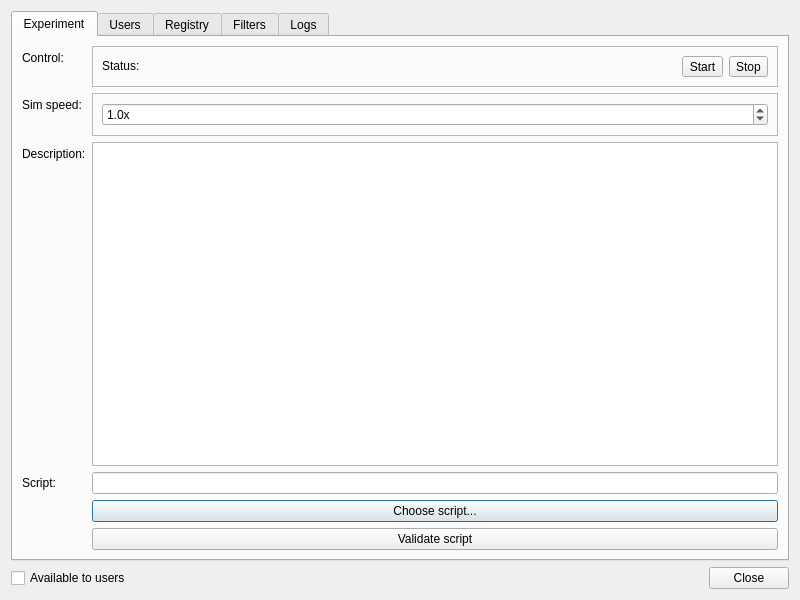
<?xml version="1.0" encoding="UTF-8"?>
<ui version="4.0">
 <class>ConfigureExperimentDialog</class>
 <widget class="QDialog" name="ConfigureExperimentDialog">
  <property name="geometry">
   <rect>
    <x>0</x>
    <y>0</y>
    <width>800</width>
    <height>600</height>
   </rect>
  </property>
  <property name="windowTitle">
   <string>Experiment configuration</string>
  </property>
  <layout class="QVBoxLayout" name="verticalLayout">
   <item>
    <widget class="QTabWidget" name="tabWidget">
     <property name="currentIndex">
      <number>0</number>
     </property>
     <widget class="QWidget" name="tab">
      <attribute name="title">
       <string>Experiment</string>
      </attribute>
      <layout class="QFormLayout" name="formLayout">
       <item row="1" column="0">
        <widget class="QLabel" name="label_6">
         <property name="text">
          <string>Control:</string>
         </property>
         <property name="alignment">
          <set>Qt::AlignmentFlag::AlignLeading|Qt::AlignmentFlag::AlignLeft|Qt::AlignmentFlag::AlignVCenter</set>
         </property>
        </widget>
       </item>
       <item row="1" column="1">
        <widget class="QFrame" name="frame">
         <property name="frameShape">
          <enum>QFrame::Shape::StyledPanel</enum>
         </property>
         <property name="frameShadow">
          <enum>QFrame::Shadow::Raised</enum>
         </property>
         <layout class="QHBoxLayout" name="horizontalLayout">
          <item>
           <widget class="QLabel" name="statusLabel">
            <property name="text">
             <string>Status:</string>
            </property>
            <property name="textFormat">
             <enum>Qt::TextFormat::RichText</enum>
            </property>
           </widget>
          </item>
          <item>
           <widget class="QLabel" name="timestampLabel">
            <property name="text">
             <string/>
            </property>
            <property name="alignment">
             <set>Qt::AlignmentFlag::AlignCenter</set>
            </property>
           </widget>
          </item>
          <item>
           <widget class="QToolButton" name="startToolButton">
            <property name="text">
             <string>Start</string>
            </property>
            <property name="icon">
             <iconset resource="../resources.qrc">
              <normaloff>:/images/media-playback-start.png</normaloff>:/images/media-playback-start.png</iconset>
            </property>
           </widget>
          </item>
          <item>
           <widget class="QToolButton" name="stopToolButton">
            <property name="text">
             <string>Stop</string>
            </property>
            <property name="icon">
             <iconset resource="../resources.qrc">
              <normaloff>:/images/media-playback-stop.png</normaloff>:/images/media-playback-stop.png</iconset>
            </property>
           </widget>
          </item>
         </layout>
        </widget>
       </item>
       <item row="3" column="0">
        <widget class="QLabel" name="label_2">
         <property name="text">
          <string>Sim speed:</string>
         </property>
        </widget>
       </item>
       <item row="3" column="1">
        <widget class="QFrame" name="frame_2">
         <property name="frameShape">
          <enum>QFrame::Shape::StyledPanel</enum>
         </property>
         <property name="frameShadow">
          <enum>QFrame::Shadow::Raised</enum>
         </property>
         <layout class="QGridLayout" name="gridLayout_4">
          <item row="0" column="0">
           <widget class="QDoubleSpinBox" name="simSpeedSpinBox">
            <property name="suffix">
             <string>x</string>
            </property>
            <property name="decimals">
             <number>1</number>
            </property>
            <property name="minimum">
             <double>0.100000000000000</double>
            </property>
            <property name="maximum">
             <double>25.000000000000000</double>
            </property>
            <property name="singleStep">
             <double>0.100000000000000</double>
            </property>
            <property name="value">
             <double>1.000000000000000</double>
            </property>
           </widget>
          </item>
         </layout>
        </widget>
       </item>
       <item row="4" column="0">
        <widget class="QLabel" name="label_3">
         <property name="text">
          <string>Description:</string>
         </property>
        </widget>
       </item>
       <item row="4" column="1">
        <widget class="QTextEdit" name="descriptionTextEdit">
         <property name="acceptRichText">
          <bool>false</bool>
         </property>
        </widget>
       </item>
       <item row="5" column="0">
        <widget class="QLabel" name="label_5">
         <property name="text">
          <string>Script:</string>
         </property>
        </widget>
       </item>
       <item row="5" column="1">
        <widget class="QLineEdit" name="scriptNameTextEdit"/>
       </item>
       <item row="6" column="1">
        <widget class="QPushButton" name="chooseScriptButton">
         <property name="text">
          <string>Choose script...</string>
         </property>
        </widget>
       </item>
       <item row="7" column="1">
        <widget class="QPushButton" name="validateScriptButton">
         <property name="text">
          <string>Validate script</string>
         </property>
        </widget>
       </item>
      </layout>
     </widget>
     <widget class="QWidget" name="tab_2">
      <attribute name="title">
       <string>Users</string>
      </attribute>
      <layout class="QGridLayout" name="gridLayout_2">
       <item row="3" column="0">
        <widget class="QLabel" name="label">
         <property name="font">
          <font>
           <italic>true</italic>
          </font>
         </property>
         <property name="text">
          <string>Note: changes to login credentials will only apply to subsequent logins.</string>
         </property>
         <property name="wordWrap">
          <bool>true</bool>
         </property>
        </widget>
       </item>
       <item row="1" column="0">
        <widget class="QTableView" name="userTableView"/>
       </item>
       <item row="2" column="0">
        <widget class="QPushButton" name="addUserButton">
         <property name="text">
          <string>Add user</string>
         </property>
         <property name="icon">
          <iconset resource="../resources.qrc">
           <normaloff>:/images/list-add.png</normaloff>:/images/list-add.png</iconset>
         </property>
        </widget>
       </item>
       <item row="4" column="0">
        <widget class="QFrame" name="detailsFrame">
         <property name="sizePolicy">
          <sizepolicy hsizetype="Preferred" vsizetype="Fixed">
           <horstretch>0</horstretch>
           <verstretch>0</verstretch>
          </sizepolicy>
         </property>
         <property name="frameShape">
          <enum>QFrame::Shape::StyledPanel</enum>
         </property>
         <property name="frameShadow">
          <enum>QFrame::Shadow::Raised</enum>
         </property>
         <layout class="QFormLayout" name="formLayout_2">
          <item row="0" column="0">
           <widget class="QLabel" name="label_11">
            <property name="text">
             <string>Alias:</string>
            </property>
           </widget>
          </item>
          <item row="0" column="1">
           <widget class="QLabel" name="aliasLabel">
            <property name="text">
             <string/>
            </property>
            <property name="textFormat">
             <enum>Qt::TextFormat::RichText</enum>
            </property>
           </widget>
          </item>
          <item row="1" column="0">
           <widget class="QLabel" name="label_8">
            <property name="text">
             <string>QR Code (click to save):</string>
            </property>
           </widget>
          </item>
          <item row="1" column="1">
           <widget class="QPushButton" name="qrcodeButton">
            <property name="sizePolicy">
             <sizepolicy hsizetype="Fixed" vsizetype="Fixed">
              <horstretch>0</horstretch>
              <verstretch>0</verstretch>
             </sizepolicy>
            </property>
            <property name="minimumSize">
             <size>
              <width>128</width>
              <height>128</height>
             </size>
            </property>
            <property name="text">
             <string/>
            </property>
           </widget>
          </item>
         </layout>
        </widget>
       </item>
      </layout>
     </widget>
     <widget class="QWidget" name="tab_5">
      <attribute name="title">
       <string>Registry</string>
      </attribute>
      <layout class="QGridLayout" name="gridLayout_5">
       <item row="0" column="0">
        <widget class="QTableView" name="registryView"/>
       </item>
      </layout>
     </widget>
     <widget class="QWidget" name="tab_4">
      <attribute name="title">
       <string>Filters</string>
      </attribute>
      <layout class="QGridLayout" name="gridLayout">
       <item row="0" column="0">
        <widget class="QTableView" name="filterTableView">
         <property name="editTriggers">
          <set>QAbstractItemView::EditTrigger::NoEditTriggers</set>
         </property>
        </widget>
       </item>
      </layout>
     </widget>
     <widget class="QWidget" name="tab_3">
      <attribute name="title">
       <string>Logs</string>
      </attribute>
      <layout class="QGridLayout" name="gridLayout_3">
       <item row="0" column="0">
        <widget class="QTableWidget" name="logTable">
         <property name="columnCount">
          <number>0</number>
         </property>
        </widget>
       </item>
       <item row="1" column="0">
        <widget class="QWidget" name="widget" native="true">
         <layout class="QHBoxLayout" name="horizontalLayout_3">
          <item>
           <spacer name="horizontalSpacer">
            <property name="orientation">
             <enum>Qt::Orientation::Horizontal</enum>
            </property>
            <property name="sizeHint" stdset="0">
             <size>
              <width>40</width>
              <height>20</height>
             </size>
            </property>
           </spacer>
          </item>
          <item>
           <widget class="QPushButton" name="deleteLogsButton">
            <property name="text">
             <string>Delete selected</string>
            </property>
           </widget>
          </item>
          <item>
           <widget class="QPushButton" name="exportLogsButton">
            <property name="text">
             <string>Export selected</string>
            </property>
           </widget>
          </item>
         </layout>
        </widget>
       </item>
      </layout>
     </widget>
    </widget>
   </item>
   <item>
    <layout class="QHBoxLayout" name="horizontalLayout_2">
     <item>
      <widget class="QCheckBox" name="availableCheckBox">
       <property name="text">
        <string>Available to users</string>
       </property>
      </widget>
     </item>
     <item>
      <widget class="QDialogButtonBox" name="closeButton">
       <property name="standardButtons">
        <set>QDialogButtonBox::StandardButton::Close</set>
       </property>
      </widget>
     </item>
    </layout>
   </item>
  </layout>
  <action name="actionAdd_user">
   <property name="icon">
    <iconset resource="../resources.qrc">
     <normaloff>:/images/list-add.png</normaloff>:/images/list-add.png</iconset>
   </property>
   <property name="text">
    <string>Add user</string>
   </property>
   <property name="toolTip">
    <string>Add another user</string>
   </property>
  </action>
  <action name="actionRemove_user">
   <property name="icon">
    <iconset resource="../resources.qrc">
     <normaloff>:/images/edit-delete.png</normaloff>:/images/edit-delete.png</iconset>
   </property>
   <property name="text">
    <string>Remove user</string>
   </property>
   <property name="toolTip">
    <string>Remove selected user</string>
   </property>
  </action>
  <action name="actionDelete_log">
   <property name="icon">
    <iconset resource="../resources.qrc">
     <normaloff>:/images/edit-delete.png</normaloff>:/images/edit-delete.png</iconset>
   </property>
   <property name="text">
    <string>Delete log</string>
   </property>
  </action>
  <action name="actionStart">
   <property name="icon">
    <iconset resource="../resources.qrc">
     <normaloff>:/images/media-playback-start.png</normaloff>:/images/media-playback-start.png</iconset>
   </property>
   <property name="text">
    <string>Start</string>
   </property>
  </action>
  <action name="actionStop">
   <property name="icon">
    <iconset resource="../resources.qrc">
     <normaloff>:/images/media-playback-stop.png</normaloff>:/images/media-playback-stop.png</iconset>
   </property>
   <property name="text">
    <string>Stop</string>
   </property>
  </action>
  <action name="actionSave_log_as">
   <property name="text">
    <string>Save log as...</string>
   </property>
   <property name="toolTip">
    <string>Save log as new file</string>
   </property>
  </action>
  <action name="actionAdd_rule">
   <property name="icon">
    <iconset resource="../resources.qrc">
     <normaloff>:/images/list-add.png</normaloff>:/images/list-add.png</iconset>
   </property>
   <property name="text">
    <string>Add rule</string>
   </property>
   <property name="toolTip">
    <string>Add new filtering rule</string>
   </property>
  </action>
  <action name="actionRemove_rule">
   <property name="icon">
    <iconset resource="../resources.qrc">
     <normaloff>:/images/edit-delete.png</normaloff>:/images/edit-delete.png</iconset>
   </property>
   <property name="text">
    <string>Remove rule</string>
   </property>
   <property name="toolTip">
    <string>Remove filtering rule</string>
   </property>
  </action>
  <action name="actionToggle_filter_editing">
   <property name="checkable">
    <bool>true</bool>
   </property>
   <property name="text">
    <string>Toggle filter editing</string>
   </property>
  </action>
  <action name="actionCopy_connection_Url_to_clipboard">
   <property name="text">
    <string>Copy connection Url to clipboard</string>
   </property>
   <property name="toolTip">
    <string>Copy connection Url to clipboard</string>
   </property>
   <property name="menuRole">
    <enum>QAction::MenuRole::TextHeuristicRole</enum>
   </property>
  </action>
 </widget>
 <resources>
  <include location="../resources.qrc"/>
 </resources>
 <connections/>
</ui>
